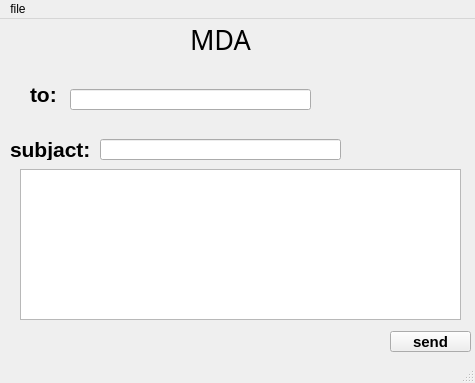
<?xml version="1.0" encoding="UTF-8"?>
<ui version="4.0">
 <class>MainWindow</class>
 <widget class="QMainWindow" name="MainWindow">
  <property name="geometry">
   <rect>
    <x>0</x>
    <y>0</y>
    <width>475</width>
    <height>383</height>
   </rect>
  </property>
  <property name="windowTitle">
   <string>send email</string>
  </property>
  <property name="windowIcon">
   <iconset>
    <normaloff>mda_colour_logo_sml_2_vIP_icon.ico</normaloff>mda_colour_logo_sml_2_vIP_icon.ico</iconset>
  </property>
  <widget class="QWidget" name="centralwidget">
   <widget class="QLabel" name="label">
    <property name="geometry">
     <rect>
      <x>190</x>
      <y>10</y>
      <width>81</width>
      <height>21</height>
     </rect>
    </property>
    <property name="font">
     <font>
      <family>Old English Text MT</family>
      <pointsize>20</pointsize>
     </font>
    </property>
    <property name="text">
     <string>MDA</string>
    </property>
   </widget>
   <widget class="QLabel" name="label_2">
    <property name="geometry">
     <rect>
      <x>30</x>
      <y>60</y>
      <width>41</width>
      <height>31</height>
     </rect>
    </property>
    <property name="font">
     <font>
      <pointsize>16</pointsize>
      <weight>75</weight>
      <bold>true</bold>
     </font>
    </property>
    <property name="text">
     <string>to:</string>
    </property>
   </widget>
   <widget class="QLabel" name="label_3">
    <property name="geometry">
     <rect>
      <x>10</x>
      <y>120</y>
      <width>91</width>
      <height>21</height>
     </rect>
    </property>
    <property name="font">
     <font>
      <pointsize>16</pointsize>
      <weight>75</weight>
      <bold>true</bold>
     </font>
    </property>
    <property name="text">
     <string>subjact:</string>
    </property>
   </widget>
   <widget class="QLineEdit" name="lineEdit">
    <property name="geometry">
     <rect>
      <x>70</x>
      <y>70</y>
      <width>241</width>
      <height>21</height>
     </rect>
    </property>
   </widget>
   <widget class="QLineEdit" name="lineEdit_2">
    <property name="geometry">
     <rect>
      <x>100</x>
      <y>120</y>
      <width>241</width>
      <height>21</height>
     </rect>
    </property>
   </widget>
   <widget class="QTextEdit" name="textEdit">
    <property name="geometry">
     <rect>
      <x>20</x>
      <y>150</y>
      <width>441</width>
      <height>151</height>
     </rect>
    </property>
   </widget>
   <widget class="QLabel" name="label_4">
    <property name="geometry">
     <rect>
      <x>350</x>
      <y>0</y>
      <width>101</width>
      <height>71</height>
     </rect>
    </property>
    <property name="text">
     <string/>
    </property>
    <property name="pixmap">
     <pixmap>C:/Users/Naglaa/Desktop/ancient-egypt-anubis-horus-sticker-egyptian-png-favpng-DUFUmQwvEPXvexYytCsNfgRQr.jpg</pixmap>
    </property>
    <property name="scaledContents">
     <bool>true</bool>
    </property>
   </widget>
   <widget class="QPushButton" name="pushButton">
    <property name="geometry">
     <rect>
      <x>390</x>
      <y>312</y>
      <width>81</width>
      <height>21</height>
     </rect>
    </property>
    <property name="font">
     <font>
      <pointsize>11</pointsize>
      <weight>75</weight>
      <bold>true</bold>
     </font>
    </property>
    <property name="text">
     <string>send</string>
    </property>
   </widget>
  </widget>
  <widget class="QMenuBar" name="menubar">
   <property name="geometry">
    <rect>
     <x>0</x>
     <y>0</y>
     <width>475</width>
     <height>21</height>
    </rect>
   </property>
   <widget class="QMenu" name="menufile">
    <property name="title">
     <string>file</string>
    </property>
    <addaction name="actionexit"/>
    <addaction name="actionback"/>
   </widget>
   <addaction name="menufile"/>
  </widget>
  <widget class="QStatusBar" name="statusbar"/>
  <action name="actionexit">
   <property name="text">
    <string>exit</string>
   </property>
  </action>
  <action name="actionback">
   <property name="text">
    <string>back</string>
   </property>
  </action>
 </widget>
 <resources/>
 <connections/>
</ui>
